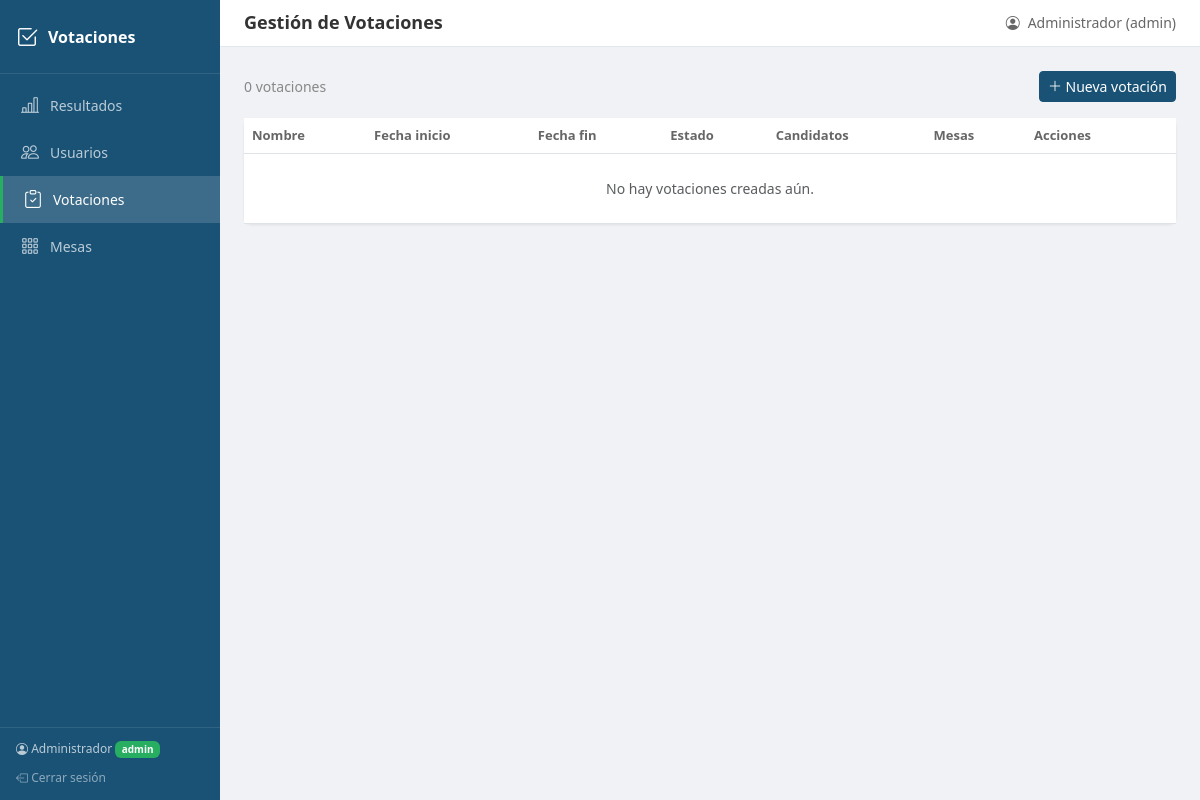
Page /votaciones/ (signed in) on the earlier database version.
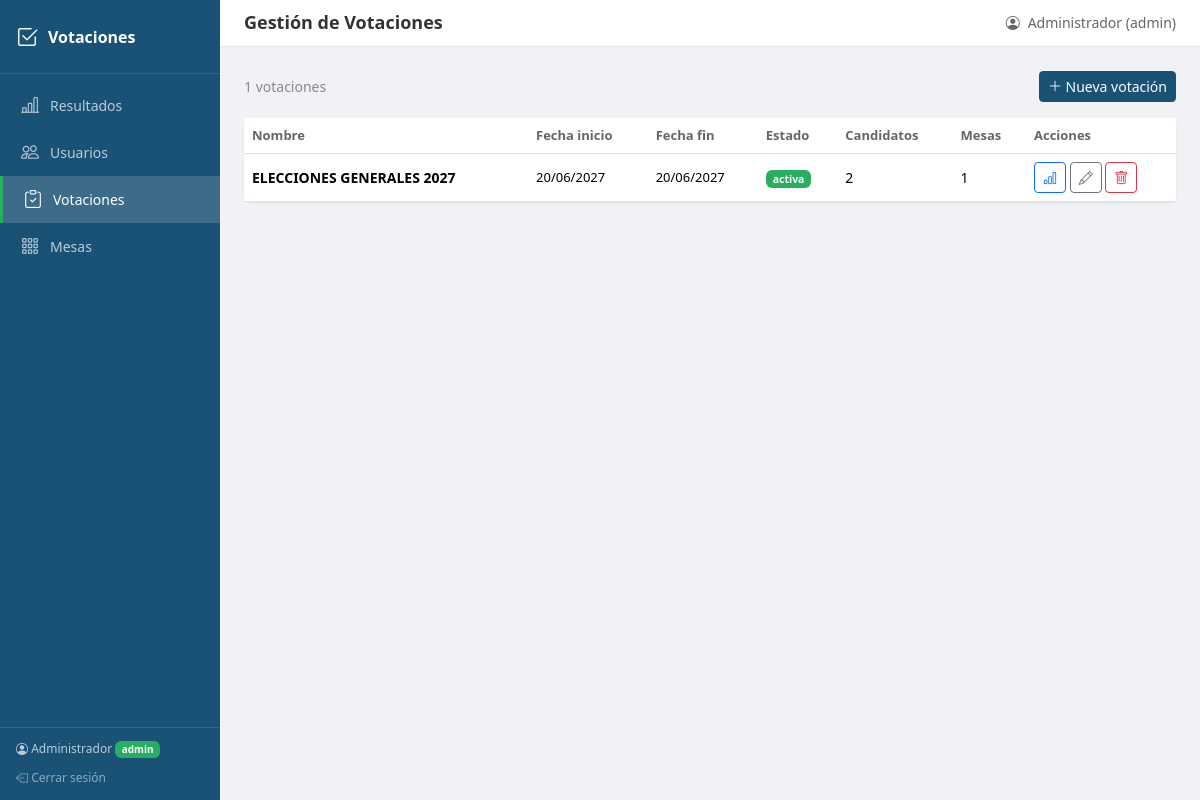
Same page on the later database version.
### app/models.py (models this page shows, shortened)
class Votacion(db.Model):
    __tablename__ = 'votaciones'
    id = db.Column(db.Integer, primary_key=True)
    nombre = db.Column(db.String(200), nullable=False)
    descripcion = db.Column(db.Text)
    fecha_inicio = db.Column(db.Date, nullable=False)
    fecha_fin = db.Column(db.Date, nullable=False)
    estado = db.Column(db.String(20), default='pendiente')
    creado_por = db.Column(db.Integer, db.ForeignKey('usuarios.id'))
    candidatos = db.relationship('Candidato', backref='votacion', cascade='all, delete-orphan')
    mesas = db.relationship('Mesa', backref='votacion', cascade='all, delete-orphan')
    creador = db.relationship('Usuario', backref='votaciones_creadas')

### app/routes/votaciones.py (the view)
@votaciones_bp.route('/')
@login_required
def listar():
    if current_user.rol != 'admin':
        flash('No tienes permisos para acceder.', 'error')
        return redirect(url_for('resultados.consultar'))
    votaciones = Votacion.query.order_by(Votacion.fecha_inicio.desc()).all()
    return render_template('votaciones.html', votaciones=votaciones)

### app/models.py (called while the page is built)
@login_manager.user_loader
def load_user(user_id):
    return Usuario.query.get(int(user_id))

### app/templates/votaciones.html (shortened to what this page needs)
{% extends "base.html" %}
{% block page_title %}Gestión de Votaciones{% endblock %}
{% block content %}
<div class="d-flex justify-content-between align-items-center mb-3">
    <span style="color: #888; font-size: 14px;">{{ votaciones|length }} votaciones</span>
    <a href="{{ url_for('votaciones.crear') }}" class="btn btn-primary btn-sm">
        <i class="bi bi-plus-lg"></i> Nueva votación
    </a>
</div>
<div class="card">
    <div class="table-responsive">
        <table class="table table-hover mb-0">
            <thead>
                <tr>
                    <th>Nombre</th>
                    <th>Fecha inicio</th>
                    <th>Fecha fin</th>
                    <th>Estado</th>
                    <th>Candidatos</th>
                    <th>Mesas</th>
                    <th style="width: 150px;">Acciones</th>
                </tr>
            </thead>
            <tbody>
                {% for v in votaciones %}
                <tr>
                    <td><strong>{{ v.nombre }}</strong></td>
                    <td style="font-size: 13px;">{{ v.fecha_inicio.strftime('%d/%m/%Y') }}</td>
                    <td style="font-size: 13px;">{{ v.fecha_fin.strftime('%d/%m/%Y') }}</td>
                    <td><span class="badge badge-{{ v.estado }}">{{ v.estado }}</span></td>
                    <td>{{ v.candidatos|length }}</td>
                    <td>{{ v.mesas|length }}</td>
                    <td>
                        <a href="{{ url_for('resultados.consultar', votacion_id=v.id) }}" class="btn btn-outline-primary btn-sm" title="Ver resultados">
                            <i class="bi bi-bar-chart"></i>
                        </a>
                        <a href="{{ url_for('votaciones.editar', id=v.id) }}" class="btn btn-outline-secondary btn-sm" title="Editar">
                            <i class="bi bi-pencil"></i>
                        </a>
                        <form method="POST" action="{{ url_for('votaciones.eliminar', id=v.id) }}" style="display:inline"
                              onsubmit="return confirm('¿Eliminar votación {{ v.nombre }}?')">
                            <button type="submit" class="btn btn-outline-danger btn-sm" title="Eliminar">
                                <i class="bi bi-trash"></i>
                            </button>
                        </form>
                    </td>
                </tr>
                {% endfor %}
                {% if not votaciones %}
                <tr><td colspan="7" class="text-center text-muted py-4">No hay votaciones creadas aún.</td></tr>
                {% endif %}
            </tbody>
        </table>
    </div>
</div>
{% endblock %}

Differences in the rows shown:
added Votacion: nombre "ELECCIONES GENERALES 2027", fecha_inicio "20/06/2027", fecha_fin "20/06/2027", estado "activa", candidatos|length "2", mesas|length "1"
Other differences:
{{ votaciones|length }}: "0" → "1"
text no longer shown: "No hay votaciones creadas aún."
